Frame 1 (no input): blank canvas, image omitted
Frame 60 (the mouse pressed at the canvas centre just before this capture): blank canvas, image omitted
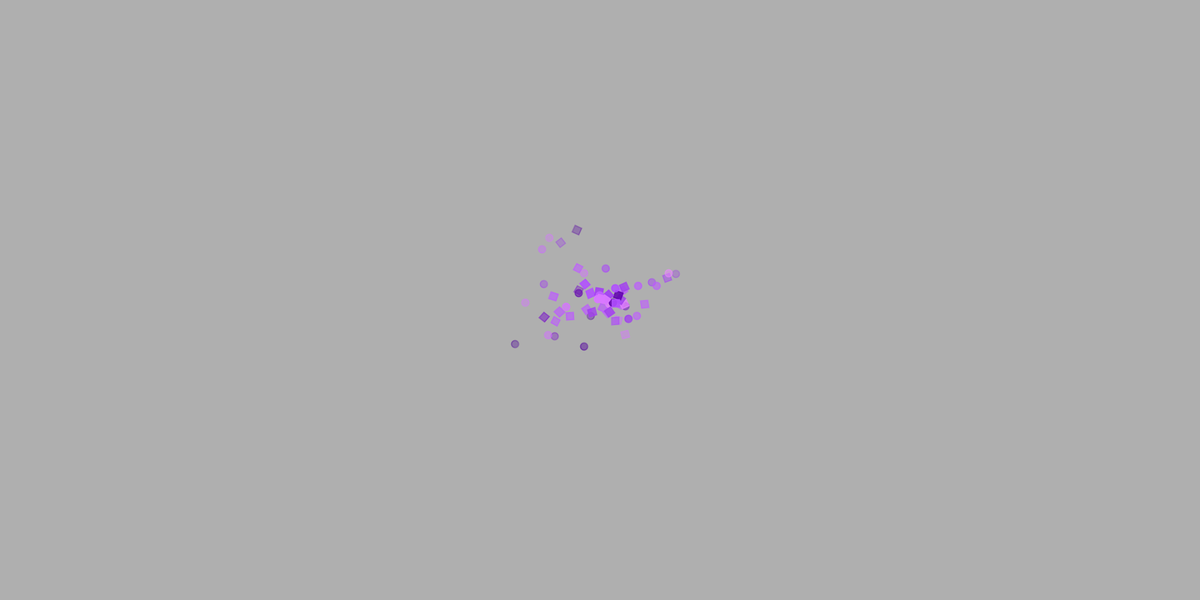
Frame 120 (the mouse held since frame 60 and released just before this capture)

The Processing sketch whose frames 1 and 60 were blank and that drew this single picture after the mouse press (run headless with seeded random() and noise(); from frame 60 on, the mouse is pressed at the canvas centre):

// Processing sketch: Park_NOC_4_8
// ── Park_NOC_4_8.pde
import java.util.Iterator;

ArrayList<ParticleSystem> sys;//creates an arrayList of particle systems called sys

void setup() {
  size(2000,1000);
  smooth();
  frameRate(50);
  sys = new ArrayList<ParticleSystem>();
  //set basic setup stuff, created an arrayList called sys
  
  //ALL = new ParticleTwiceRemoved();
}

void draw() {
  background(175);
  for (ParticleSystem check: sys){
    check.run();
    check.addParticle();
  }       //runs the code, adds particles every draw cycle
}

void mousePressed(){
  sys.add(new ParticleSystem(new PVector(mouseX,mouseY), (int) random(255), (int) random(255), (int) random(255) ));
}//adds a new fountain every time the mouse is pressed

// ── particle.pde
  class Particle {
  PVector location;
  PVector velocity;
  PVector acceleration;
  //PVectors needed for motion
  float lifespan, initialMove,asdf,z;
  //floats used to determine properties of the particles
  //the float asdf is used to make a piece of code run once for every particle. The initial value is zero, and if the value of asdf is zero, a certain piece of code will run and change the value of asdf to 1, so the piece of code does not run again
  float topspeed=3;
  //limits the speed of the particle
  int R,G,B;

  Particle(PVector l, int R3,int G3 ,int B3 ) {
    acceleration = new PVector(0,0.05);
    velocity = new PVector(random(-topspeed,topspeed),random(-2,2));
    location = l.get();
    lifespan = 255.0;
    initialMove=0;
    asdf=0;
    R=R3;
    G=G3;
    B=B3;
    z=random(-100,100);
    //sets the initial values of all of the properties of the particle
  }

  void run() {
    update();
    display();
  }//runs all the code pertaining to the particle

  // Method to update location
  void update() {
    if(asdf==0){
      location.add(acceleration);
      acceleration.mult(0);
      asdf=1;
    }
    location.add(velocity);
    lifespan-=3;
    //moves the paritcle and slowly kills it
        println(location.x,location.y);
  }

  void display() {
    stroke(R+z,G+z,B+z,lifespan);
    strokeWeight(2);
    fill(R+z,G+z,B+z,lifespan);
    ellipse(location.x,location.y,12,12);
    //draws the particle
  }
  
  // Determines if the particle should be dead
  boolean isDead() {
    if (lifespan < 0.0) {
      return true;
    } else {
      return false;
    }
  }
}

//new class, child class of Particle, but draws a rotating sqaure instead
class Square extends Particle {
  float z, angle;
  //z changes the color, angle sets the rotation
  Square (PVector l, int r, int g, int b){
    super(l,r,g,b);
    z = random(-100,100);
    //set the initial values of everything
  }
  void display(){
//not sure why but if either stroke or fill is commented out, then a "firework effect" appears. commenting out both works as well.
    pushMatrix();
    angle=map(location.x,0,255,-2*PI,2*PI);
    translate(location.x,location.y);
    rotate(angle);
    //rotates the sqaure
    //stroke(R+z,G+z,B+z,lifespan);
    //fill(R+z,G+z,B+z,lifespan);
    rect(0,0,12,12);
    popMatrix();
    //draws the sqaure
  }
}

/*Commenting on the "firework effect"
 - each particle fountain will only have "fireworks" of the color of the particle fountain that came into existence before it
 - the first particle fountain will have the colors of the last produced particle fountain
 - the particles could be re-arranging the order of the arrayList, so that some particles of one color are being calculated with the particle fountain of the fountain before
 - only having one fountain will cause the firework effect of the same color
 - the firework effect only occurs with squares, and only if the stroke and/or fill lines of code are commented out
*/

// ── particle_system.pde
class ParticleSystem {
  ArrayList<Particle> particles;
  PVector origin;
  //creates a particle system
  int R1,G1,B1;

  ParticleSystem(PVector location, int R4, int G4, int B4) {
    origin = location.get();
    particles = new ArrayList<Particle>();
    //creates the location of the system
    R1=R4;
    G1=G4;
    B1=B4;
    //makes every foutain have differnt colors
  }

  void addParticle() {
    float r = random(0,1);
    if (r<.5){
      particles.add(new Particle(origin, R1,G1,B1));
    }else{
      particles.add(new Square(origin, R1,G1,B1) );
    }
    //adds a new particle every time it is called
    //particles.add(new Particle(origin, R1,G1,B1));
  }

  void run() {//checks if every particle should be dead and removed
    Iterator <Particle> it = particles.iterator();
    while (it.hasNext()) {
      Particle p = it.next();
      p.run();
      if (p.isDead()) {
        it.remove(); 
      }
    }
  }
}
